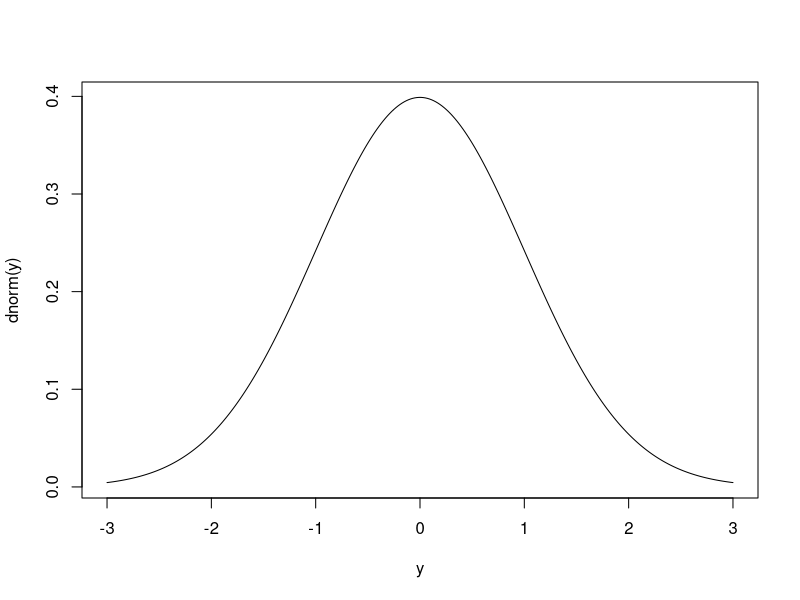
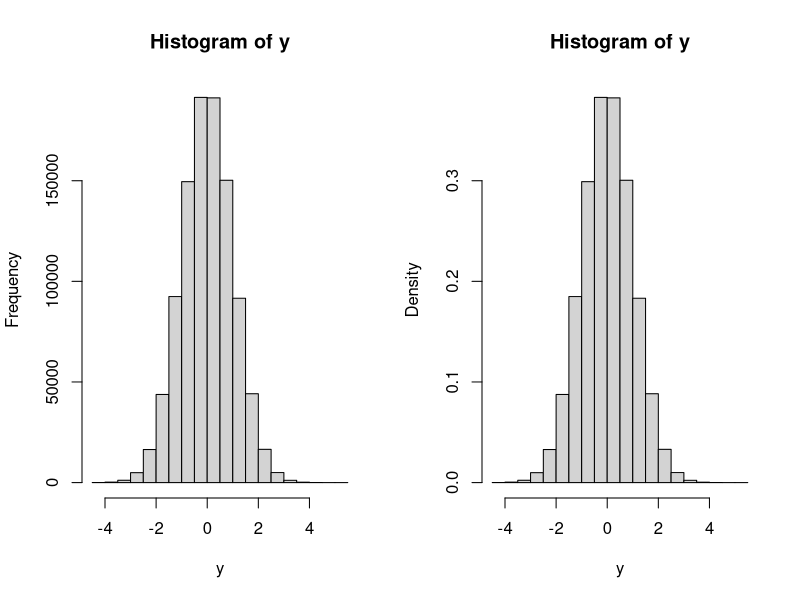
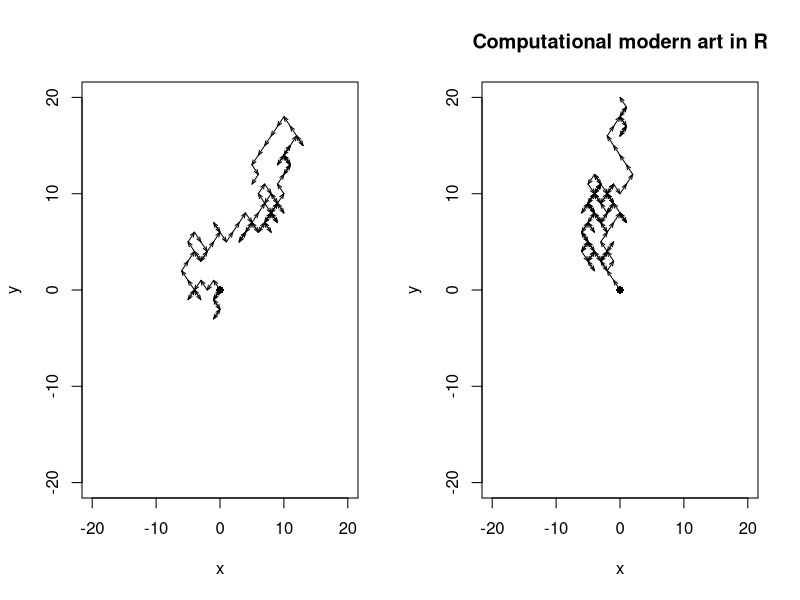

Write R code to recreate these figures, in order.
## ---- chunk 1
y <- seq(-3, 3, length = 300)
par(mfrow = c(1, 1))
plot(y, dnorm(y), type = "l")

pnorm(-2)

pnorm(-1.96)

qnorm(0.975)

n <- 1e+06
y <- rnorm(n)

# empirical analogs of the distributional quantities above
par(mfrow = c(1, 2))
hist(y)
hist(y, probability = TRUE)

mean(y)

mean(y <= -2)
# sum(y <= -2)/n

sort(y)[round(0.975 * n)]
# empirical 97.5th percentile

## ---- chunk 2
x = 4
y = 7
if (x > 3 && y < 5) {
print("success")
print("doing some stuff")
} else {
4
print("failure")
print("doing something different")
}
## ---- chunk 3
nSteps <- 100
track <- matrix(NA, nr = nSteps, nc = 2)
track[1, ] <- c(0, 0)
bound <- 20
plot(track[1, 1], track[1, 2], xlim = c(-bound, bound), ylim =
c(-bound,
bound), pch = 16, xlab = "x", ylab = "y")
for (it in 2:nSteps) {
track[it, ] <- track[it - 1, ] + sample(c(-1, 1), 2, replace =
TRUE)
arrows(track[it - 1, 1], track[it - 1, 2], track[it, 1], track[it,
2], length = 0.05,
angle = 20)
}
## ---- chunk 4
maxSteps <- 1000
track <- matrix(NA, nr = maxSteps, nc = 2)
track[1, ] <- c(0, 0)
bound <- 20
plot(track[1, 1], track[1, 2], xlim = c(-bound, bound), ylim =
c(-bound, bound), pch = 16, xlab = "x", ylab = "y")
it <- 1
while (max(abs(track[it, ])) < bound && it < maxSteps) {
it <- it + 1
track[it, ] <- track[it - 1, ] + sample(c(-1, 1), 2, replace =
TRUE)
arrows(track[it - 1, 1], track[it - 1, 2], track[it, 1], track[it,
2], length = 0.05,
angle = 20)
}
title(main = "Computational modern art in R")
